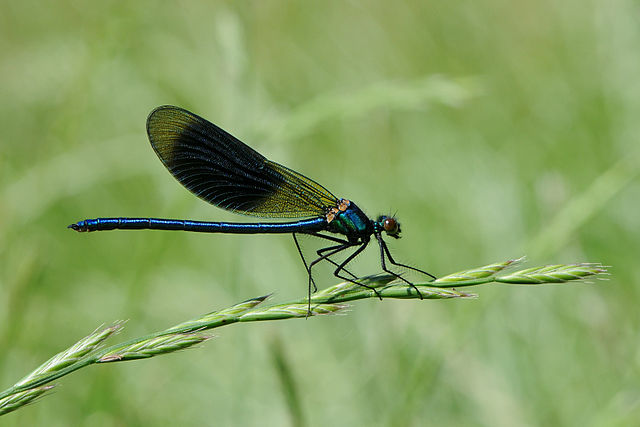
#> input picture opencv/entrada.jpeg, 640 x 427 px, found by its file name
$ python exemplo_azul.py
#> lines starting #> are read from the running program, lines starting #| are printed output that depends on the picture
# Importando biblioteca OpenCV
import cv2
# Lendo a imagem entrada.jpg
img = cv2.imread('..\entrada.jpeg')
#> img is the input picture: shape (427, 640, 3); mean B, G, R 98.4, 159.6, 133.9

for y in range(0, img.shape[0]): # Percorre todas as linhas da matriz da imagem
    for x in range(0, img.shape[1]): # Percorre todas as colunas da matriz da imagem
        img[y, x] = (255,0,0) # substitui o valor do pixel pela cor azul, (255, 0, 0) em BGR
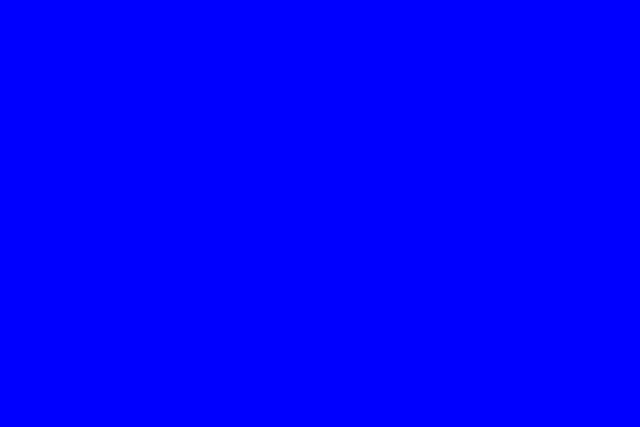
#> img: shape (427, 640, 3); mean B, G, R 255, 0, 0


# Exibe a Imagem apos substituir os pixels por azul
cv2.imshow("Imagem modificada", img)
cv2.waitKey(0) # Espera o usuario pressionar alguma tecla
cv2.imwrite("output/azul.jpg", img)
